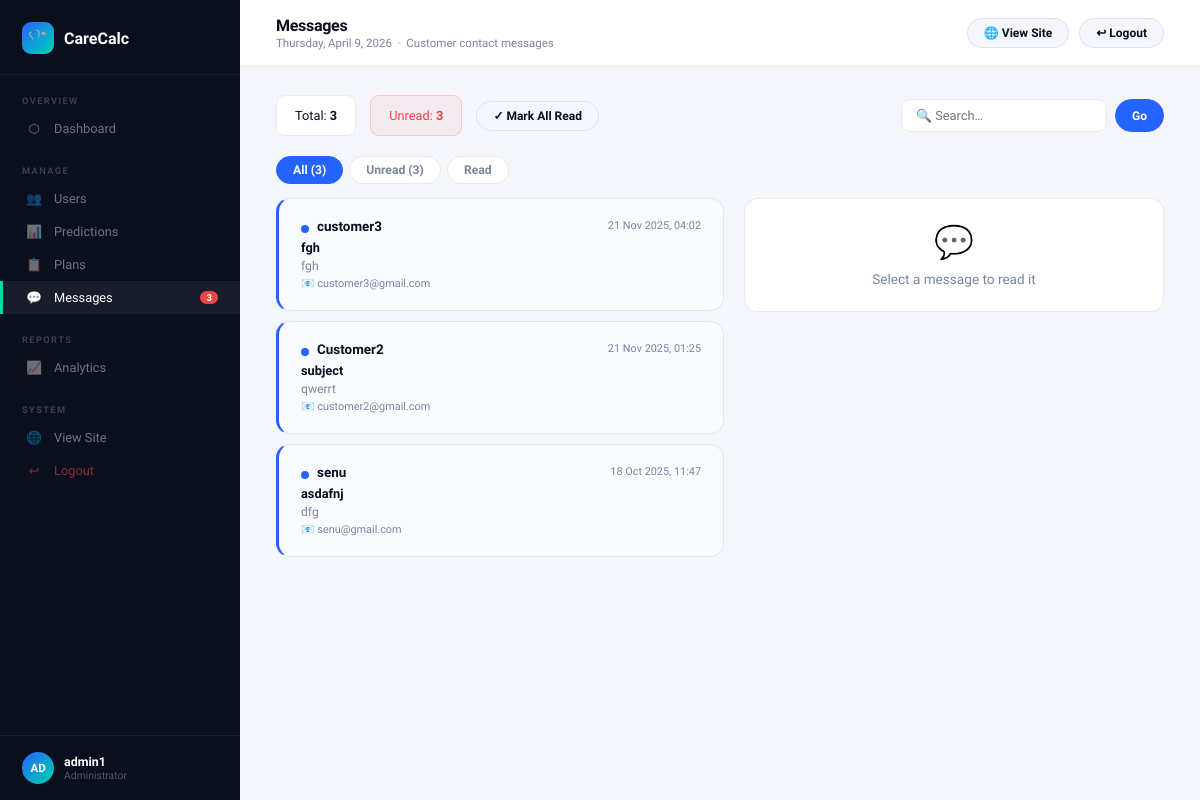
Screenshot of /admin_messages.php (signed in) with the database file from the repository.
### tables this page shows
CREATE TABLE IF NOT EXISTS `contact_messages` (
  `id` int NOT NULL AUTO_INCREMENT,
  `name` varchar(100) NOT NULL,
  `email` varchar(100) NOT NULL,
  `subject` varchar(150) NOT NULL,
  `message` text NOT NULL,
  `created_at` timestamp NULL DEFAULT CURRENT_TIMESTAMP,
  `is_read` tinyint(1) NOT NULL DEFAULT '0',
  PRIMARY KEY (`id`)
);

### admin_messages.php (the view, shortened to what this page needs)
<?php
include "config.php";
$filter = $_GET['filter'] ?? 'all';
$search = trim($_GET['q'] ?? '');
$where = "WHERE 1=1";
$params = []; $types = "";
$per_page = 15;
$page = max(1,intval($_GET['p'] ?? 1));
$offset = ($page-1)*$per_page;
$stmt = $conn->prepare("SELECT * FROM contact_messages $where ORDER BY created_at DESC LIMIT ? OFFSET ?");
$ap = array_merge($params,[$per_page,$offset]); $at = $types."ii";
$stmt->bind_param($at,...$ap);
$stmt->execute();
$msgs = $stmt->get_result();
$total_msgs  = $conn->query("SELECT COUNT(*) c FROM contact_messages")->fetch_assoc()['c'];
$unread_msgs = $conn->query("SELECT COUNT(*) c FROM contact_messages WHERE is_read=0")->fetch_assoc()['c'];
$view_msg = null;
?>
<!DOCTYPE html>
<html lang="en">
<head>
</head>
<body>
<?php include 'admin_sidebar.php'; ?>
<div class="a-main">
<?php include 'admin_topbar.php'; ?>
<div class="a-content">
<div style="display:flex;align-items:center;gap:14px;margin-bottom:20px;" class="fade-in d1">
    <div style="background:var(--card);border:1px solid var(--border);border-radius:var(--radius-sm);padding:12px 18px;font-size:0.8rem;">
        Total: <strong><?= $total_msgs ?></strong>
    </div>
    <div style="background:rgba(239,68,68,0.06);border:1px solid rgba(239,68,68,0.18);border-radius:var(--radius-sm);padding:12px 18px;font-size:0.8rem;color:var(--danger);">
        Unread: <strong><?= $unread_msgs ?></strong>
    </div>
    <?php if($unread_msgs > 0): ?>
    <a href="?read_all=1" class="tb-btn">✓ Mark All Read</a>
    <?php endif; ?>
    <div style="margin-left:auto;">
        <form method="GET" style="display:flex;gap:8px;">
            <input class="filter-input" style="min-width:200px;" type="text" name="q" placeholder="🔍 Search…" value="<?= htmlspecialchars($search) ?>">
            <button type="submit" class="tb-btn primary">Go</button>
        </form>
    </div>
</div>
<div class="filter-tabs fade-in d2">
    <a href="?filter=all" class="ftab <?= $filter==='all'?'active':'' ?>">All (<?= $total_msgs ?>)</a>
    <a href="?filter=unread" class="ftab <?= $filter==='unread'?'active':'' ?>">Unread (<?= $unread_msgs ?>)</a>
    <a href="?filter=read" class="ftab <?= $filter==='read'?'active':'' ?>">Read</a>
</div>
<div class="inbox-layout fade-in d3">
    <div>
    <?php while($m = $msgs->fetch_assoc()): ?>
    <a href="?view=<?= $m['id'] ?>&filter=<?= $filter ?>&q=<?= urlencode($search) ?>"
       class="msg-card <?= !$m['is_read'] ? 'unread' : '' ?>"
       style="margin-bottom:10px;">
        <div class="msg-card-header">
            <div style="display:flex;align-items:center;gap:8px;">
                <?php if(!$m['is_read']): ?><div class="unread-dot"></div><?php endif; ?>
                <span class="msg-sender"><?= htmlspecialchars($m['name']) ?></span>
            </div>
            <span class="msg-date"><?= date('d M Y, H:i', strtotime($m['created_at'])) ?></span>
        </div>
        <div class="msg-subject"><?= htmlspecialchars($m['subject']) ?></div>
        <div class="msg-preview"><?= htmlspecialchars($m['message']) ?></div>
        <div class="msg-email-tag">📧 <?= htmlspecialchars($m['email']) ?></div>
    </a>
    <?php endwhile; ?>
    </div>
    <div>
    <?php if ($view_msg): ?>
    <div class="detail-card">
        <div style="display:flex;align-items:center;justify-content:space-between;margin-bottom:16px;">
            <span style="font-size:0.78rem;font-weight:600;color:var(--muted);">Message #<?= $view_msg['id'] ?></span>
            <a href="?delete=<?= $view_msg['id'] ?>" class="tbl-btn danger" onclick="return confirm('Delete this message?')">Delete</a>
        </div>
        <div class="detail-meta">
            <div class="detail-avatar"><?= strtoupper(substr($view_msg['name'],0,2)) ?></div>
            <div>
                <div class="detail-name"><?= htmlspecialchars($view_msg['name']) ?></div>
                <div class="detail-email-addr">📧 <?= htmlspecialchars($view_msg['email']) ?></div>
                <div style="font-size:0.68rem;color:var(--muted);margin-top:2px;"><?= date('d M Y, H:i', strtotime($view_msg['created_at'])) ?></div>
            </div>
        </div>
        <div class="detail-subject">Re: <?= htmlspecialchars($view_msg['subject']) ?></div>
        <div class="detail-body"><?= htmlspecialchars($view_msg['message']) ?></div>
        <div style="font-size:0.75rem;font-weight:700;color:var(--muted);margin-bottom:8px;text-transform:uppercase;letter-spacing:0.08em;">Reply via Email</div>
        <textarea class="reply-area" id="replyText" placeholder="Type your reply…"></textarea>
        <a id="replyLink" href="mailto:<?= htmlspecialchars($view_msg['email']) ?>?subject=Re: <?= urlencode($view_msg['subject']) ?>&body=" class="tb-btn primary" style="display:block;text-align:center;margin-top:10px;padding:10px;">📧 Open in Email Client</a>
    </div>
    <?php else: ?>
    <div class="detail-card" style="text-align:center;color:var(--muted);">
        <div style="font-size:2rem;margin-bottom:10px;">💬</div>
        <div style="font-size:0.85rem;">Select a message to read it</div>
    </div>
    <?php endif; ?>
    </div>
</div>
</div></div>
</body></html>

### rows the page displays
contact_messages: is_read 0 (drawn), name "customer3", created_at "21 Nov 2025, 04:02", subject "fgh", message "fgh", email "customer3@gmail.com"
contact_messages: is_read 0 (drawn), name "Customer2", created_at "21 Nov 2025, 01:25", subject "subject", message "qwerrt", email "customer2@gmail.com"
contact_messages: is_read 0 (drawn), name "senu", created_at "18 Oct 2025, 11:47", subject "asdafnj", message "dfg", email "senu@gmail.com"

### other values shown
$item['section'] "OVERVIEW"
$item['icon'] "⬡"
$item['label'] "Dashboard"
$item['section'] "MANAGE"
$item['icon'] "👥"
$item['label'] "Users"
$item['icon'] "📊"
$item['label'] "Predictions"
$item['icon'] "📋"
$item['label'] "Plans"
$item['icon'] "💬"
$item['label'] "Messages"
$item['badge'] "3"
$item['section'] "REPORTS"
$item['icon'] "📈"
